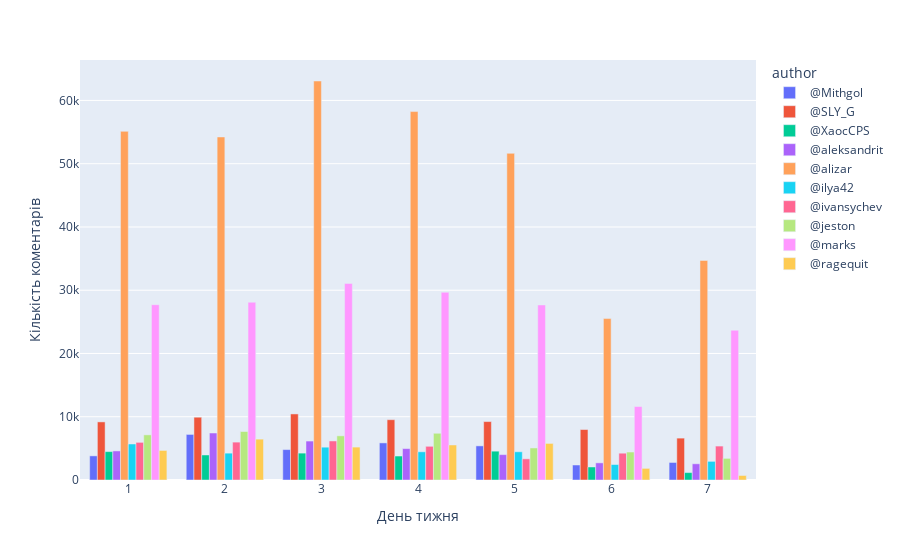

Notebook code cell kept with this figure:
### Code cell
fig = px.bar(d, x="dayofweek", y="sum", color="author", barmode="group")

fig.update_layout(xaxis_title='День тижня', yaxis_title="Кількість коментарів")
fig.update_xaxes(dtick=1)

### Figure 1 — Plotly figure (JSON) as saved in the notebook; plotly's stock layout.template omitted (floating-point values rounded to 4 significant figures)
{"data": [{"alignmentgroup": "True", "hovertemplate": "author=@Mithgol<br>dayofweek=%{x}<br>sum=%{y}<extra></extra>", "legendgroup": "@Mithgol", "marker": {"color": "#636efa", "pattern": {"shape": ""}}, "name": "@Mithgol", "offsetgroup": "@Mithgol", "orientation": "v", "showlegend": true, "textposition": "auto", "type": "bar", "x": [1, 2, 3, 4, 5, 6, 7], "xaxis": "x", "y": [3815, 7204, 4807, 5865, 5393, 2372, 2771], "yaxis": "y"}, {"alignmentgroup": "True", "hovertemplate": "author=@SLY_G<br>dayofweek=%{x}<br>sum=%{y}<extra></extra>", "legendgroup": "@SLY_G", "marker": {"color": "#EF553B", "pattern": {"shape": ""}}, "name": "@SLY_G", "offsetgroup": "@SLY_G", "orientation": "v", "showlegend": true, "textposition": "auto", "type": "bar", "x": [1, 2, 3, 4, 5, 6, 7], "xaxis": "x", "y": [9184, 9926, 10443, 9533, 9236, 7979, 6621], "yaxis": "y"}, {"alignmentgroup": "True", "hovertemplate": "author=@XaocCPS<br>dayofweek=%{x}<br>sum=%{y}<extra></extra>", "legendgroup": "@XaocCPS", "marker": {"color": "#00cc96", "pattern": {"shape": ""}}, "name": "@XaocCPS", "offsetgroup": "@XaocCPS", "orientation": "v", "showlegend": true, "textposition": "auto", "type": "bar", "x": [1, 2, 3, 4, 5, 6, 7], "xaxis": "x", "y": [4490, 3956, 4249, 3790, 4558, 2058, 1173], "yaxis": "y"}, {"alignmentgroup": "True", "hovertemplate": "author=@aleksandrit<br>dayofweek=%{x}<br>sum=%{y}<extra></extra>", "legendgroup": "@aleksandrit", "marker": {"color": "#ab63fa", "pattern": {"shape": ""}}, "name": "@aleksandrit", "offsetgroup": "@aleksandrit", "orientation": "v", "showlegend": true, "textposition": "auto", "type": "bar", "x": [1, 2, 3, 4, 5, 6, 7], "xaxis": "x", "y": [4596, 7430, 6156, 4965, 4014, 2710, 2562], "yaxis": "y"}, {"alignmentgroup": "True", "hovertemplate": "author=@alizar<br>dayofweek=%{x}<br>sum=%{y}<extra></extra>", "legendgroup": "@alizar", "marker": {"color": "#FFA15A", "pattern": {"shape": ""}}, "name": "@alizar", "offsetgroup": "@alizar", "orientation": "v", "showlegend": true, "textposition": "auto", "type": "bar", "x": [1, 2, 3, 4, 5, 6, 7], "xaxis": "x", "y": [55116, 54229, 63075, 58243, 51640, 25520, 34708], "yaxis": "y"}, {"alignmentgroup": "True", "hovertemplate": "author=@ilya42<br>dayofweek=%{x}<br>sum=%{y}<extra></extra>", "legendgroup": "@ilya42", "marker": {"color": "#19d3f3", "pattern": {"shape": ""}}, "name": "@ilya42", "offsetgroup": "@ilya42", "orientation": "v", "showlegend": true, "textposition": "auto", "type": "bar", "x": [1, 2, 3, 4, 5, 6, 7], "xaxis": "x", "y": [5692, 4244, 5189, 4460, 4462, 2445, 2946], "yaxis": "y"}, {"alignmentgroup": "True", "hovertemplate": "author=@ivansychev<br>dayofweek=%{x}<br>sum=%{y}<extra></extra>", "legendgroup": "@ivansychev", "marker": {"color": "#FF6692", "pattern": {"shape": ""}}, "name": "@ivansychev", "offsetgroup": "@ivansychev", "orientation": "v", "showlegend": true, "textposition": "auto", "type": "bar", "x": [1, 2, 3, 4, 5, 6, 7], "xaxis": "x", "y": [5950, 5989, 6172, 5327, 3347, 4238, 5364], "yaxis": "y"}, {"alignmentgroup": "True", "hovertemplate": "author=@jeston<br>dayofweek=%{x}<br>sum=%{y}<extra></extra>", "legendgroup": "@jeston", "marker": {"color": "#B6E880", "pattern": {"shape": ""}}, "name": "@jeston", "offsetgroup": "@jeston", "orientation": "v", "showlegend": true, "textposition": "auto", "type": "bar", "x": [1, 2, 3, 4, 5, 6, 7], "xaxis": "x", "y": [7134, 7665, 6984, 7387, 5068, 4421, 3421], "yaxis": "y"}, {"alignmentgroup": "True", "hovertemplate": "author=@marks<br>dayofweek=%{x}<br>sum=%{y}<extra></extra>", "legendgroup": "@marks", "marker": {"color": "#FF97FF", "pattern": {"shape": ""}}, "name": "@marks", "offsetgroup": "@marks", "orientation": "v", "showlegend": true, "textposition": "auto", "type": "bar", "x": [1, 2, 3, 4, 5, 6, 7], "xaxis": "x", "y": [27708, 28107, 31078, 29681, 27666, 11616, 23676], "yaxis": "y"}, {"alignmentgroup": "True", "hovertemplate": "author=@ragequit<br>dayofweek=%{x}<br>sum=%{y}<extra></extra>", "legendgroup": "@ragequit", "marker": {"color": "#FECB52", "pattern": {"shape": ""}}, "name": "@ragequit", "offsetgroup": "@ragequit", "orientation": "v", "showlegend": true, "textposition": "auto", "type": "bar", "x": [1, 2, 3, 4, 5, 6, 7], "xaxis": "x", "y": [4671, 6461, 5202, 5537, 5782, 1837, 713], "yaxis": "y"}], "layout": {"barmode": "group", "legend": {"title": {"text": "author"}, "tracegroupgap": 0}, "margin": {"t": 60}, "xaxis": {"anchor": "y", "domain": [0, 1], "dtick": 1, "title": {"text": "День тижня"}}, "yaxis": {"anchor": "x", "domain": [0, 1], "title": {"text": "Кількість коментарів"}}}}
